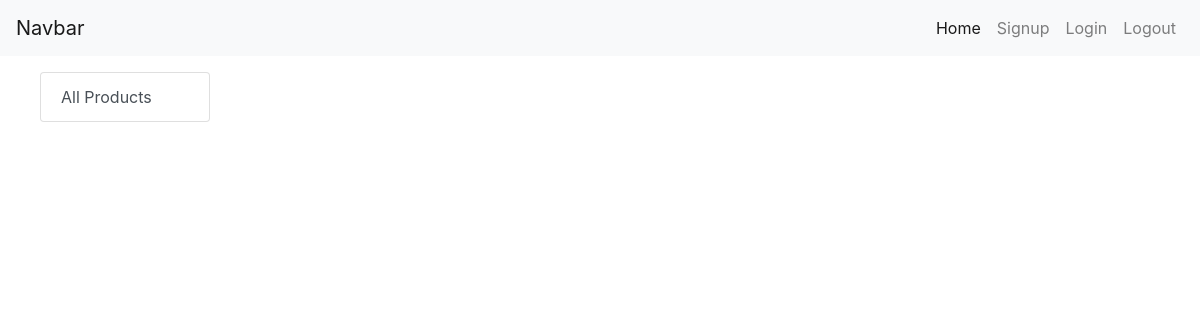
Before: /?category=1 with the older database file.
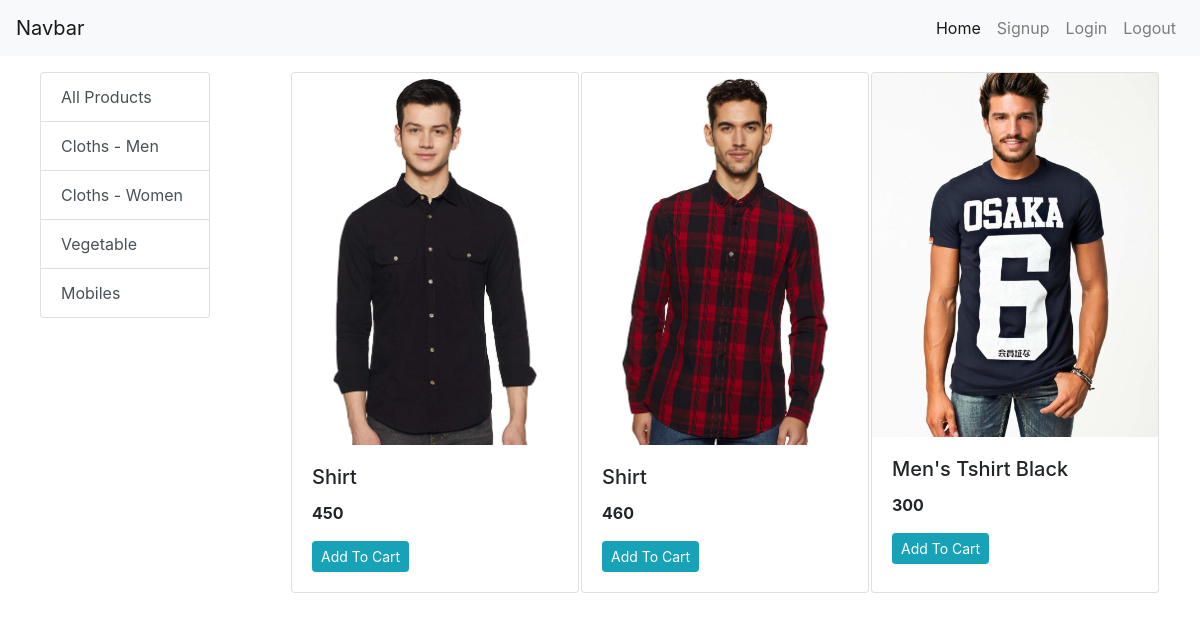
After: the same page with the newer database file.
### store/models/category.py (models this page shows, shortened)
class Category(models.Model):
    name = models.CharField(max_length=20)
    @staticmethod
    def get_all_categories():
        return Category.objects.all()

### store/models/product.py (models this page shows, shortened)
class Product(models.Model):
    name = models.CharField(max_length=50)
    price = models.IntegerField(default=0)
    category = models.ForeignKey(Category, on_delete=models.CASCADE, default=1)
    description = models.CharField(max_length=200, default='', null=True, blank=True)
    image = models.ImageField(upload_to='uploads/products/')
    @staticmethod
    def get_all_products_by_categoryid(category_id):
        if category_id:
            return Product.objects.filter(category=category_id)
        else:
            return Product.get_all_products();

### store/views.py (the view)
# urls.py: path('', index, name='home'),
def index(request):
    products = None
    categories = Category.get_all_categories()
    categoryID = request.GET.get('category')
    if categoryID:
        products = Product.get_all_products_by_categoryid(categoryID)
    else:
        products = Product.get_all_products()
    data = {
        'products': products,
        'categories': categories
    }
    return render(request, 'index.html', data)

### store/templates/index.html
{% extends 'base.html' %}
{% block content %}
<div class="container-fluid">
  <div class="row">
    <div class="col-lg-2 mx-auto">
      <div class="list-group">
        <a href="/" class="list-group-item list-group-item-action">All Products</a>
        {% for category in categories %}
          <a href="/?category={{category.id}}" class="list-group-item list-group-item-action">{{category.name}}</a>
        {% endfor %}
      </div>
    </div>
    <div id="products" class="col-lg-9 mx-auto">
      <div class="row mx-auto">
        {% for product in products %}
          <div class="card mx-auto mb-3" style="width: 18rem;">
            <img class="card-img-top" src="{{product.image.url}}" alt="product image">
            <div class="card-body">
              <h5 class="card-title">{{product.name}}</h5>
              <p class="card-text"><b>{{product.price}}</b></p>
              <a href="#" class="btn btn-info btn-sm">Add To Cart</a>
            </div>
          </div>
        {% endfor %}
      </div>
    </div>
  </div>
</div>
{% endblock %}

Changed rows visible on the page:
added Category: name "Cloths - Men"
added Category: name "Cloths - Women"
added Category: name "Vegetable"
added Category: name "Mobiles"
added Product: image (picture), name "Shirt", price "450"
added Product: image (picture), name "Shirt", price "460"
added Product: image (picture), name "Men's Tshirt Black", price "300"
